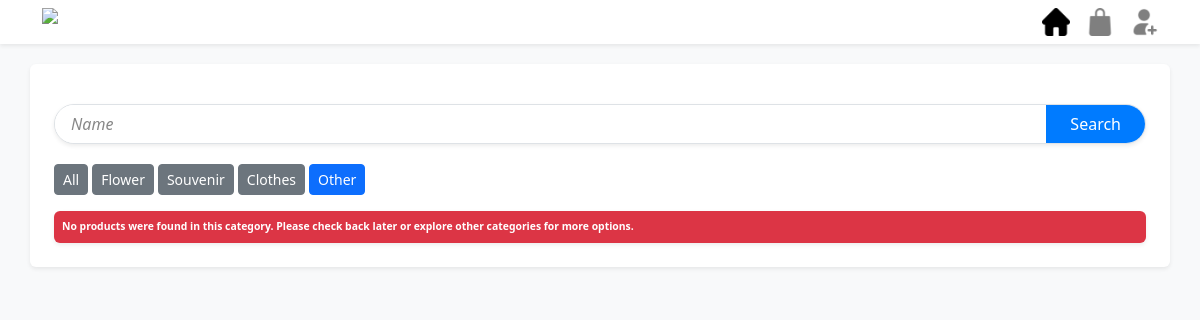
The page /Frontend/user/Shop.php?CategoryID=4 on the database its author committed.
### tables this page shows
CREATE TABLE `category` (
  `ID` int(11) NOT NULL,
  `Text` varchar(20) NOT NULL,
  `Description` varchar(50) NOT NULL
);

### Backend/ProductBackend.php (called while the page is built, shortened)
<?php
function getCategory() {
    $con = new mysqli(DB_HOST, DB_USER, DB_PASS, DB_NAME);
    $sql = "SELECT * FROM category";
    $result = $con->query($sql);
    while ($row = $result->fetch_object())
    { $category[] = $row; }
    return $category;
}

### Frontend/user/Shop.php (the view, shortened to what this page needs)
<?php
    require '../../Backend/ProductBackend.php';
    $products = [];
    if(isset($_GET['CategoryID'])){
        $categoryID = $_GET['CategoryID'];
        if($categoryID != "All"){
           $products = getProductsByCateID($categoryID);
        }
        else{
            $products = getAllProducts();
        }
    }
    else if(isset($_GET['Name'])){
        $products = getProductByName($_GET['Name']);
    }
?>
<!DOCTYPE html>
<html lang="en">
<head>
    <link rel="stylesheet" href="../Style/css/bootstrap/bootstrap.css">
    <link rel="stylesheet" href="../Style/css/style.css">
    <link rel="stylesheet" href="../Style/css/User/shop.css">
</head>
<body class="bg-light">
    <?php include "Header.php"; ?>
    <div class="container-sm bg-white shadow-sm rounded my-4 p-4">
     <form class="searchBar container-sm bg-white shadow-sm mt-3 mb-1 mx-auto rounded-pill border" action="" method="get">
         <input type="text" name="Name" placeholder="Name" value="<?php echo (isset($_GET['Name'])?$_GET['Name']:"")?>">
        <input type="submit" value="Search">
    </form>
    <div class="d-flex container-sm p-sm-0 py-2 ps-1 py-sm-3">
        <?php
            printf("<a class='btn-%s btn btn-sm me-1' href='?CategoryID=All'>All</a>",(isset($_GET['CategoryID']))?((($_GET['CategoryID'])!='All')?"secondary":"primary"):"primary");
            foreach(getCategory() as $category){
                printf(
                    "<a class='btn-%s btn btn-sm me-1' href='?CategoryID=%s'>%s</a>",
                    (isset($_GET['CategoryID']) && $_GET['CategoryID'] == $category->ID) ? "primary" : "secondary",
                    $category->ID,
                    $category->Text
                );
            }
        ?>
    </div>
        <?php
            if($products == null){
                printf("<div class='bg-danger text-white p-2 rounded shadow-sm'>"
                        . "<p><b>No products were found %s. Please check back later or explore other categories for more options.</b></p>"
                   . "</div>",isset($_GET['Name'])?"with the Product Name like \"".$_GET['Name']."\"":"in this category");
            }
        ?>
    </div>
</body>
</html>

### Frontend/Style/css/style.css (style rules this page uses)
body { padding-top: 5vh; }
.searchBar { display: flex; justify-content: space-between; overflow: hidden; padding: 0; }
.searchBar > input[type="text"] { position: relative; width: 100%; height: 100%; padding: 1vh 2vh; border: none; }
.searchBar > input[type="submit"] { position: relative; border: none; color: white; padding: 0 3vh; background-color: #007BFF; }
p { font-size: 1.3vh; padding: 0; margin: 0; }
input[type="text"], input[type="email"], input[type="password"], input[type="date"] { border: none; border-bottom: 0.1vh solid #ccc; outline: none; transition: border-color 0.3s, box-shadow 0.3s; }
input[type="text"]::placeholder, input[type="email"]::placeholder, input[type="password"]::placeholder, input[type="date"]::placeholder, textarea::placeholder { color: #888; font-style: italic; }

### rows shown on the page
category: Text "Flower"
category: Text "Souvenir"
category: Text "Clothes"
category: Text "Other"
